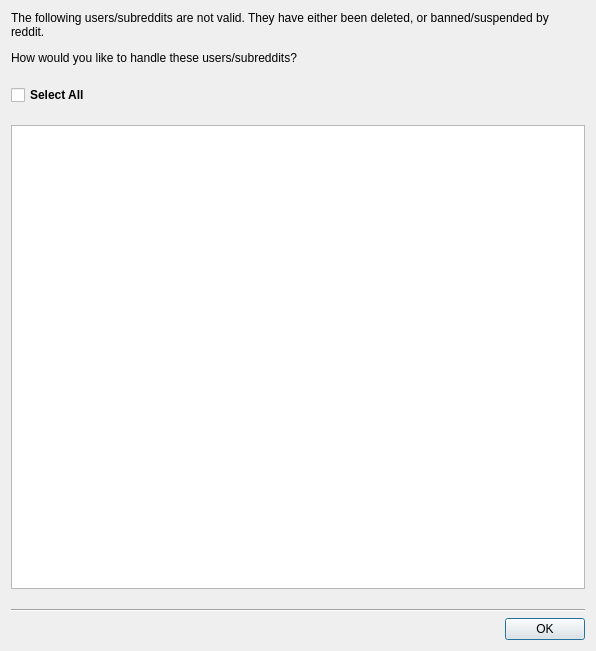
<?xml version="1.0" encoding="UTF-8"?>
<ui version="4.0">
 <class>InvalidRedditObjectDialog</class>
 <widget class="QWidget" name="InvalidRedditObjectDialog">
  <property name="geometry">
   <rect>
    <x>0</x>
    <y>0</y>
    <width>596</width>
    <height>651</height>
   </rect>
  </property>
  <property name="windowTitle">
   <string>Invalid Reddit Objects</string>
  </property>
  <layout class="QVBoxLayout" name="verticalLayout_2">
   <item>
    <layout class="QVBoxLayout" name="verticalLayout">
     <property name="spacing">
      <number>20</number>
     </property>
     <item>
      <widget class="QLabel" name="label">
       <property name="text">
        <string>&lt;html&gt;&lt;head/&gt;&lt;body&gt;&lt;p&gt;The following users/subreddits are not valid. They have either been deleted, or banned/suspended by reddit. &lt;/p&gt;&lt;p&gt;How would you like to handle these users/subreddits?&lt;/p&gt;&lt;/body&gt;&lt;/html&gt;</string>
       </property>
       <property name="wordWrap">
        <bool>true</bool>
       </property>
      </widget>
     </item>
     <item>
      <layout class="QVBoxLayout" name="decision_box">
       <item>
        <widget class="QCheckBox" name="select_all_checkbox">
         <property name="font">
          <font>
           <weight>75</weight>
           <bold>true</bold>
          </font>
         </property>
         <property name="text">
          <string>Select All</string>
         </property>
        </widget>
       </item>
       <item>
        <widget class="QListWidget" name="decision_list"/>
       </item>
       <item>
        <widget class="Line" name="line">
         <property name="orientation">
          <enum>Qt::Horizontal</enum>
         </property>
        </widget>
       </item>
      </layout>
     </item>
    </layout>
   </item>
   <item>
    <widget class="QDialogButtonBox" name="button_box">
     <property name="standardButtons">
      <set>QDialogButtonBox::Ok</set>
     </property>
    </widget>
   </item>
  </layout>
 </widget>
 <resources/>
 <connections/>
</ui>
